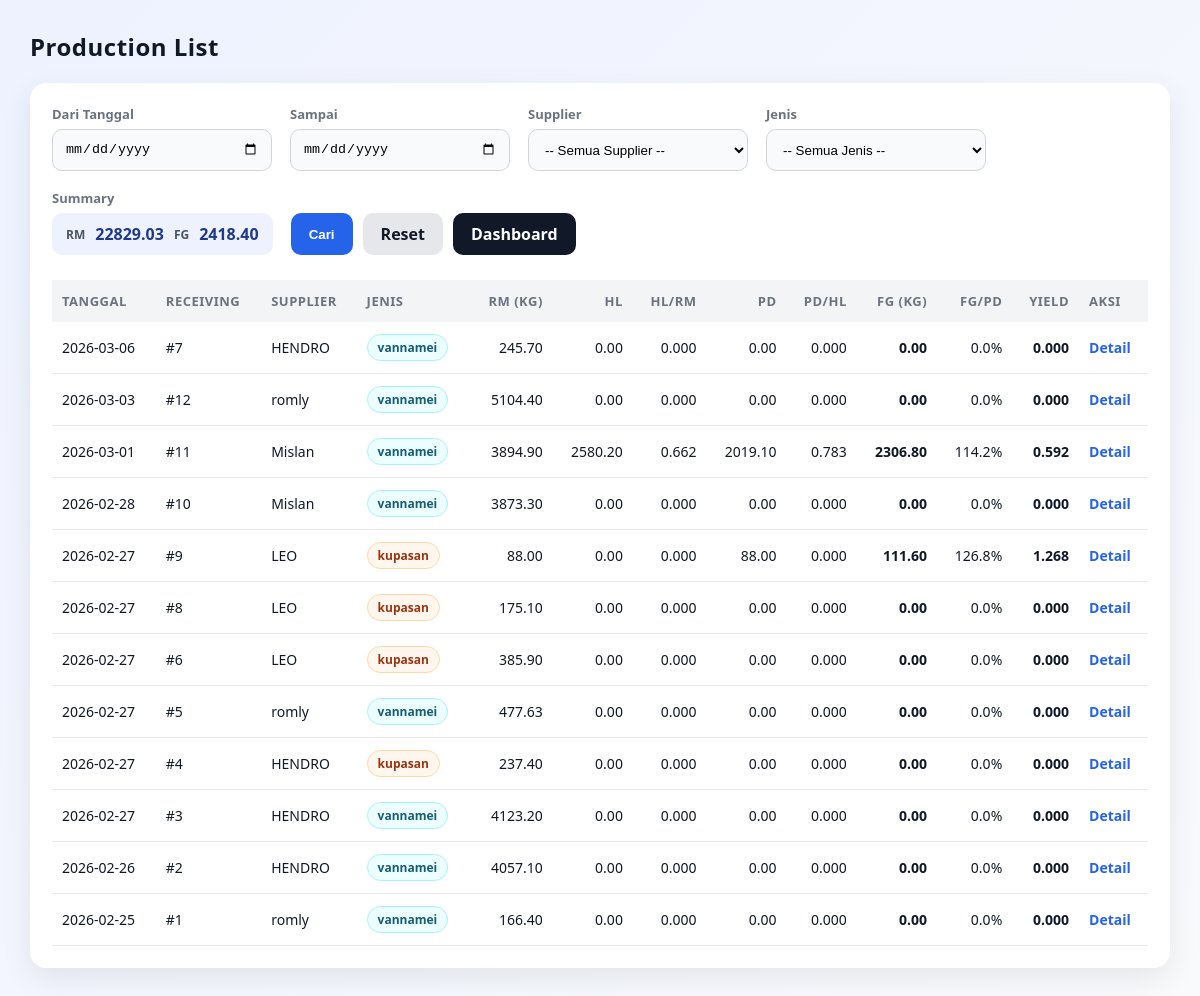
Page /production/list on the committed database.
### tables this page shows
CREATE TABLE receiving_header (
            id INTEGER PRIMARY KEY AUTOINCREMENT,
            receiving_no INTEGER NOT NULL UNIQUE,
            tanggal TEXT NOT NULL,
            supplier TEXT NOT NULL,
            jenis TEXT NOT NULL,
            fiber REAL DEFAULT 0,
            created_at TEXT DEFAULT (datetime('now','localtime'))
        );

### production/routes.py (the view)
@production_bp.route("/list")
def production_list():
    start = (request.args.get("start") or "").strip()
    end = (request.args.get("end") or "").strip()
    supplier = (request.args.get("supplier") or "").strip()
    jenis = (request.args.get("jenis") or "").strip().lower()
    conn = get_conn()
    try:
        rows = conn.execute("""
            SELECT
                rh.tanggal,
                rh.id AS receiving_id,
                rh.receiving_no,
                rh.supplier,
                rh.jenis,

                COALESCE(rm.rm_kg, 0) AS rm_kg,
                COALESCE(p.hl_kg, 0) AS hl_kg,
                COALESCE(pack.pd_kg, 0) AS pd_kg,
                COALESCE(pack.fg_kg, 0) AS fg_kg

            FROM receiving_header rh

            LEFT JOIN (
                SELECT header_id, SUM(netto) AS rm_kg
                FROM receiving_item
                GROUP BY header_id
            ) rm ON rm.header_id = rh.id

            LEFT JOIN production p ON p.receiving_id = rh.id

            LEFT JOIN (
                SELECT
                    production_id,
                    SUM(kupas_kg) AS pd_kg,
                    SUM((mc_qty * packs_per_mc + pack_qty) * pack_weight_g / 1000.0) AS fg_kg
                FROM production_packing
                GROUP BY production_id
            ) pack ON pack.production_id = p.id

            WHERE 1=1
              AND (? = '' OR rh.tanggal >= ?)
              AND (? = '' OR rh.tanggal <= ?)
              AND (? = '' OR LOWER(rh.supplier) = LOWER(?))
              AND (? = '' OR LOWER(rh.jenis) = ?)

            ORDER BY rh.tanggal DESC, rh.id DESC
        """, (
            start, start,
            end, end,
            supplier, supplier,
            jenis, jenis
        )).fetchall()
        rows = [dict(r) for r in rows]
        total_rm = sum((r.get("rm_kg") or 0) for r in rows)
        total_fg = sum((r.get("fg_kg") or 0) for r in rows)
        return render_template(
            "production/list.html",
            rows=rows,
            start=start,
            end=end,
            supplier=supplier,
            jenis=jenis,
            total_rm=total_rm,
            total_fg=total_fg
        )
    finally:
        conn.close()

### helpers/db.py (called while the page is built)
def get_conn():
    conn = sqlite3.connect(DB_PATH, timeout=30)
    conn.row_factory = sqlite3.Row
    conn.execute("PRAGMA foreign_keys = ON;")
    conn.execute("PRAGMA journal_mode = WAL;")
    return conn

### templates/production/list.html (shortened to what this page needs)
<!doctype html>
<html lang="id">
<head>
</head>
<body>
<div class="top">
  <h2>Production List</h2>
</div>
<div class="card">
  <form method="get" action="/production/list" class="filter-row">
    <div class="filter-item">
      <label>Dari Tanggal</label>
      <input type="date" name="start" value="{{ start or '' }}">
    </div>
    <div class="filter-item">
      <label>Sampai</label>
      <input type="date" name="end" value="{{ end or '' }}">
    </div>
    <div class="filter-item">
      <label>Supplier</label>
      <select id="supplier" name="supplier"></select>
    </div>
    <div class="filter-item">
      <label>Jenis</label>
      <select id="jenis" name="jenis"></select>
    </div>
    <div class="filter-item">
      <label>Summary</label>
      <div class="summary-pill">
        <span>RM</span> {{ "%.2f"|format(total_rm or 0) }}
        <span>FG</span> {{ "%.2f"|format(total_fg or 0) }}
      </div>
    </div>
    <div class="filter-actions">
      <button class="btn btn-primary" type="submit">Cari</button>
      <a class="btn btn-ghost" href="/production/list">Reset</a>
      <a class="btn btn-secondary" href="/dashboard">Dashboard</a>
    </div>
  </form>
  <table>
    <thead>
      <tr>
        <th>Tanggal</th>
        <th>Receiving</th>
        <th>Supplier</th>
        <th>Jenis</th>
        <th class="right">RM (kg)</th>
        <th class="right">HL</th>
        <th class="right">HL/RM</th>
        <th class="right">PD</th>
        <th class="right">PD/HL</th>
        <th class="right">FG (kg)</th>
        <th class="right">FG/PD</th>
        <th class="right">Yield</th>
        <th>Aksi</th>
      </tr>
    </thead>
    <tbody>
      {% for r in rows %}
        {% set rm = r.rm_kg or 0 %}
        {% set hl = r.hl_kg or 0 %}
        {% set pd = r.pd_kg or 0 %}
        {% set fg = r.fg_kg or 0 %}
        <tr>
          <td>{{ r.tanggal }}</td>
          <td>#{{ r.receiving_id }}</td>
          <td>{{ r.supplier }}</td>
          <td>
            {% set j = (r.jenis or '')|lower %}
            <span class="pill {{ j }}">{{ r.jenis or '-' }}</span>
          </td>
          <td class="right">{{ "%.2f"|format(rm) }}</td>
          <td class="right">{{ "%.2f"|format(hl) }}</td>
          <td class="right">{{ "%.3f"|format(hl/rm if rm>0 else 0) }}</td>
          <td class="right">{{ "%.2f"|format(pd) }}</td>
          <td class="right">{{ "%.3f"|format(pd/hl if hl>0 else 0) }}</td>
          <td class="right total-bold">{{ "%.2f"|format(fg) }}</td>
          <td class="right">{{ "%.1f"|format((fg/pd*100) if pd>0 else 0) }}%</td>
          <td class="right total-bold">{{ "%.3f"|format(fg/rm if rm>0 else 0) }}</td>
          <td>
            <div class="aksi">
              <a href="/production/detail/{{ r.receiving_id }}">Detail</a>
            </div>
          </td>
        </tr>
      {% endfor %}
    </tbody>
  </table>
</div>
</body>
</html>

### templates/production/list.html (style rules this page uses)
* { box-sizing:border-box }
body { font-family: system-ui, -apple-system, 'Segoe UI', Arial, sans-serif; margin:0; padding:30px; background:linear-gradient(135deg,#eef2ff,#f8fafc); color:#111827; }
h2 { margin:0;font-weight:800;letter-spacing:.5px }
.top { display:flex;justify-content:space-between;align-items:center;margin-bottom:20px }
.card { background:#fff;border-radius:16px;padding:22px;box-shadow:0 10px 30px rgba(0,0,0,.08) }
.filter-row { display:flex;flex-wrap:wrap;gap:18px;align-items:flex-end }
.filter-item { display:flex;flex-direction:column;gap:6px }
.filter-item label { font-size:13px;font-weight:600;color:#6b7280 }
.filter-item input,.filter-item select { width:220px;height:42px;padding:10px 12px;border-radius:10px;border:1px solid #d1d5db; background:#f9fafb;transition:.2s }
.summary-pill { height:42px;display:flex;align-items:center;justify-content:flex-end; padding:0 14px;border-radius:10px;background:#eef2ff; font-weight:800;color:#1e3a8a;gap:10px }
.summary-pill span { font-size:12px;color:#475569;font-weight:700 }
.filter-actions { display:flex;gap:10px;flex-wrap:wrap }
.btn { height:42px;padding:0 18px;border-radius:10px;border:none;cursor:pointer; font-weight:700;transition:.2s;display:flex;align-items:center;justify-content:center; text-decoration:none }
.btn-primary { background:#2563eb;color:#fff }
.btn-secondary { background:#111827;color:#fff }
.btn-ghost { background:#e5e7eb;color:#111827 }
table { width:100%;border-collapse:collapse;margin-top:25px;font-size:14px }
thead { background:#f3f4f6 }
th,td { padding:12px 10px;text-align:left }
th { font-size:13px;text-transform:uppercase;letter-spacing:.5px;color:#6b7280 }
tbody tr { border-bottom:1px solid #e5e7eb;transition:.15s }
.right { text-align:right }
.total-bold { font-weight:800;color:#111827 }
.pill { display:inline-block;padding:4px 10px;border-radius:999px;font-size:12px;font-weight:700; background:#f3f4f6;color:#111827;border:1px solid #e5e7eb }
.pill.vannamei { background:#ecfeff;border-color:#a5f3fc;color:#155e75 }
.pill.kupasan { background:#fff7ed;border-color:#fed7aa;color:#9a3412 }
.aksi { display:flex;gap:12px }
.aksi a { font-weight:600;color:#2563eb;text-decoration:none }

### rows in the picture
receiving_header: tanggal "2026-03-06", receiving_id "7", supplier "HENDRO", jenis "vannamei", rm "245.70", hl "0.00", hl "0.000", pd "0.00", pd "0.000", fg "0.00", value "0.0", fg "0.000"
receiving_header: tanggal "2026-03-03", receiving_id "12", supplier "romly", jenis "vannamei", rm "5104.40", hl "0.00", hl "0.000", pd "0.00", pd "0.000", fg "0.00", value "0.0", fg "0.000"
receiving_header: tanggal "2026-03-01", receiving_id "11", supplier "Mislan", jenis "vannamei", rm "3894.90", hl "2580.20", hl "0.662", pd "2019.10", pd "0.783", fg "2306.80", value "114.2", fg "0.592"
receiving_header: tanggal "2026-02-28", receiving_id "10", supplier "Mislan", jenis "vannamei", rm "3873.30", hl "0.00", hl "0.000", pd "0.00", pd "0.000", fg "0.00", value "0.0", fg "0.000"
receiving_header: tanggal "2026-02-27", receiving_id "9", supplier "LEO", jenis "kupasan", rm "88.00", hl "0.00", hl "0.000", pd "88.00", pd "0.000", fg "111.60", value "126.8", fg "1.268"
receiving_header: tanggal "2026-02-27", receiving_id "8", supplier "LEO", jenis "kupasan", rm "175.10", hl "0.00", hl "0.000", pd "0.00", pd "0.000", fg "0.00", value "0.0", fg "0.000"
receiving_header: tanggal "2026-02-27", receiving_id "6", supplier "LEO", jenis "kupasan", rm "385.90", hl "0.00", hl "0.000", pd "0.00", pd "0.000", fg "0.00", value "0.0", fg "0.000"
receiving_header: tanggal "2026-02-27", receiving_id "5", supplier "romly", jenis "vannamei", rm "477.63", hl "0.00", hl "0.000", pd "0.00", pd "0.000", fg "0.00", value "0.0", fg "0.000"
receiving_header: tanggal "2026-02-27", receiving_id "4", supplier "HENDRO", jenis "kupasan", rm "237.40", hl "0.00", hl "0.000", pd "0.00", pd "0.000", fg "0.00", value "0.0", fg "0.000"
receiving_header: tanggal "2026-02-27", receiving_id "3", supplier "HENDRO", jenis "vannamei", rm "4123.20", hl "0.00", hl "0.000", pd "0.00", pd "0.000", fg "0.00", value "0.0", fg "0.000"
receiving_header: tanggal "2026-02-26", receiving_id "2", supplier "HENDRO", jenis "vannamei", rm "4057.10", hl "0.00", hl "0.000", pd "0.00", pd "0.000", fg "0.00", value "0.0", fg "0.000"
receiving_header: tanggal "2026-02-25", receiving_id "1", supplier "romly", jenis "vannamei", rm "166.40", hl "0.00", hl "0.000", pd "0.00", pd "0.000", fg "0.00", value "0.0", fg "0.000"

### other values in the picture
{{ "%.2f"|format(total_rm or 0) }} "22829.03"
{{ "%.2f"|format(total_fg or 0) }} "2418.40"
